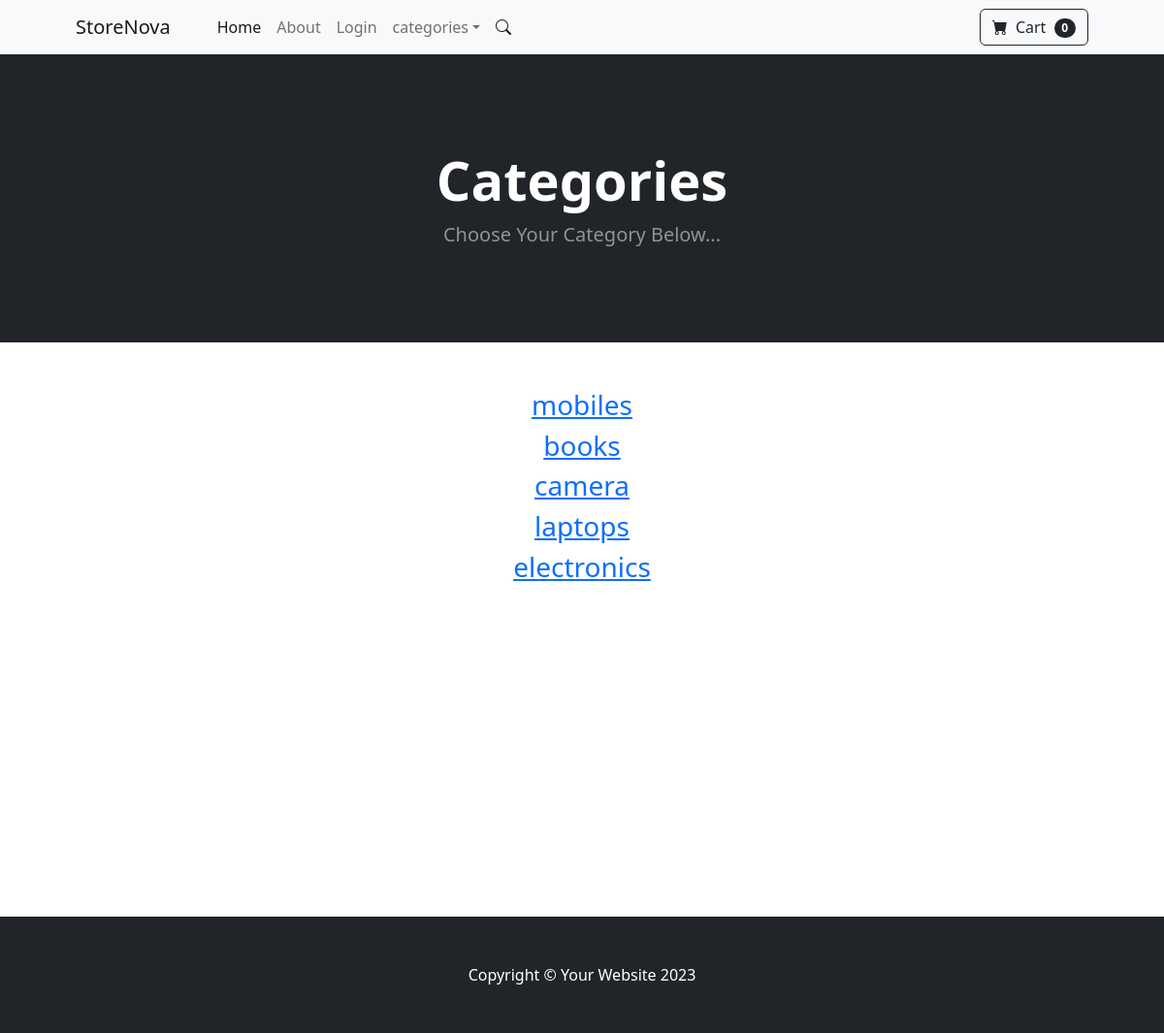
The app's page /category_summary/ with its own data.
### store/models.py (models this page shows)
class Category(models.Model):
    name = models.CharField(max_length=200)
    def __str__(self):
        return self.name
    class Meta:
        verbose_name_plural = "Categories"

### store/views.py (the view)
# urls.py: path("category_summary/", views.category_summary, name="category_summary"),
def category_summary(request):
    categories  = Category.objects.all()
    context = {"categories": categories}
    return render(request, "store/category_summary.html", context)

### cart/cart.py (called while the page is built)
    def __len__(self):
        return len(self.cart)

### cart/context_processors.py (called while the page is built)
def cart(request):
	return {'cart': Cart(request)}

### store/templates/store/category_summary.html
{% extends 'base.html' %}
{% block content %}
  <header class="bg-dark py-5">
    <div class="container px-4 px-lg-5 my-5">
      <div class="text-center text-white">
        <h1 class="display-4 fw-bolder">Categories</h1>
        <p class="lead fw-normal text-white-50 mb-0">Choose Your Category Below...</p>
      </div>
    </div>
  </header>
  <div class="container">
    <div class="row">
      <center>
        <div class="col-8">
          <br /><br />
          {% for category in categories %}
            <h3><a href="{% url 'category' category %}">{{ category }}</a></h3>
          {% endfor %}
          <br /><br /><br /><br /><br /><br /><br /><br /><br /><br /><br /><br /><br /><br />
        </div>
      </center>
    </div>
  </div>
{% endblock %}

### records on screen
Category: name "mobiles"
Category: name "books"
Category: name "camera"
Category: name "laptops"
Category: name "electronics"

### other values on screen
{{ cart|length }} "0"
